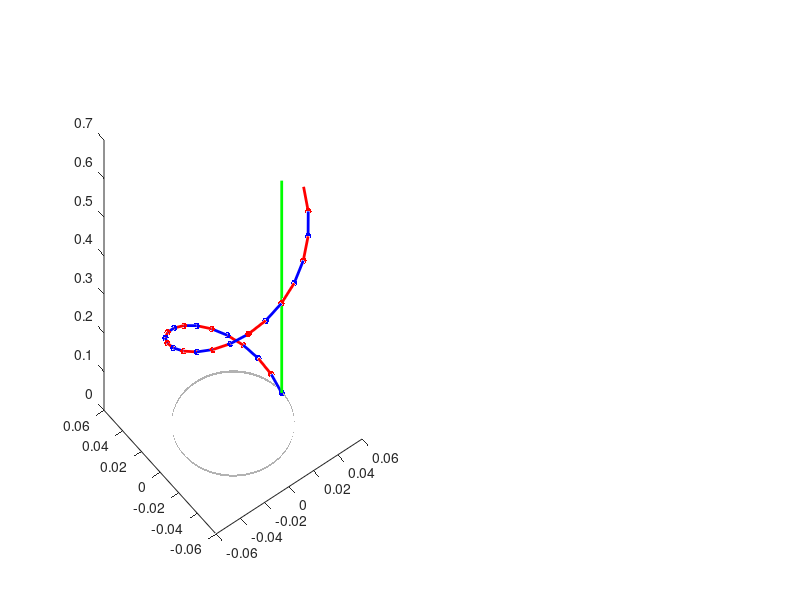

The MATLAB source for this figure: (Note: this script raises an error after producing the figure.)
close all;
clear all;
clc;

%% Initialize Input Variables

% Parameters
forearm_length = 0.55;         % length of the forearm : meters
length_wrap = forearm_length;  % length of the helical wrapping section : meters
radius_wrist = 0.04;           % radius of the forearm at the wrist : meters
radius_forearm = 0.05;         % radius of the forearm at the forearm : meters
num_elements_wrap = 25;        % number of elastic elements in the helical wrapping section
pitch = 1;                     % number of rotations around the forearm for helical wrapping
tension = 100;                 % bungee cord tension parameter
k = 50;                        % spring constant : N/m

%% Joint Positions & Cords

% Define the position of the wrist (origin point for the helix)
x_wrist = 0;                   % x-coordinate of the wrist
y_wrist = 0;                   % y-coordinate of the wrist
z_wrist = 0;                   % z-coordinate of the wrist

% Specify the starting coordinate of the helical wrapping
x_start = 0.04;                % x-coordinate of the starting point
y_start = 0;                   % y-coordinate of the starting point
z_start = 0;                   % z-coordinate of the starting point

%% Torque Calculations

% Calculate the starting angle based on the specified coordinate
start_theta = atan2(y_start - y_wrist, x_start - x_wrist);

% Calculate the theta values for the helical wrapping configuration
theta = start_theta + 2 * pi * pitch * (0:num_elements_wrap-1) / num_elements_wrap;

% Calculate the torque at each element along the forearm for the helical wrapping configuration
torque_profile_wrap = tension * ones(1, num_elements_wrap);

% Calculate the rest length for each individual segment for the helical wrapping configuration
rest_lengths_wrap = length_wrap / num_elements_wrap * ones(1, num_elements_wrap);

% Calculate the torque contribution of each spring segment for the helical wrapping configuration
segment_torques_wrap = zeros(1, num_elements_wrap);

for i = 1:num_elements_wrap
    distance = sqrt((radius_wrist + (radius_forearm - radius_wrist) * z_wrist/forearm_length - length_wrap * sin(theta(i)))^2 + (length_wrap * cos(theta(i)))^2);
    segment_torques_wrap(i) = k * (distance - rest_lengths_wrap(i));
end

% Calculate the overall bungee torque as the summation of segment torques for the helical wrapping configuration
overall_torque_wrap = sum(segment_torques_wrap);

% Calculate the energy for the helical wrapping configuration
energy_wrap = 0.5 * sum(segment_torques_wrap.^2) / k;

% Calculate the torque for the single bungee configuration
torque_single_bungee = tension * forearm_length;

% Calculate the offset of the bungee cord from the centerline of the forearm
offset_single_bungee = (radius_forearm - radius_wrist) * z_wrist / forearm_length;

% Calculate the torque contribution of the single bungee configuration
segment_torque_single = k * (offset_single_bungee - length_wrap);

% Calculate the overall bungee torque for the single bungee configuration
overall_torque_single = segment_torque_single;

% Calculate the energy for the single bungee configuration
energy_single_bungee = 0.5 * segment_torque_single^2 / k;

%% Figure 1 Plotting Functions

% Plot the forearm, wrist, and bungee cord positions
figure(1);
subplot(1,2,1);

% Plot the bungee cord segments for the helical wrapping configuration as springs
z_cord_wrap = linspace(0, length_wrap, num_elements_wrap);
colors_wrap = {'r', 'b'};  % Colors for alternating segments

for i = 1:num_elements_wrap-1
    x_cord_start = x_wrist + (radius_wrist + (radius_forearm - radius_wrist) * z_cord_wrap(i)/forearm_length) * cos(theta(i));
    y_cord_start = y_wrist + (radius_wrist + (radius_forearm - radius_wrist) * z_cord_wrap(i)/forearm_length) * sin(theta(i));
    x_cord_end = x_wrist + (radius_wrist + (radius_forearm - radius_wrist) * z_cord_wrap(i+1)/forearm_length) * cos(theta(i+1));
    y_cord_end = y_wrist + (radius_wrist + (radius_forearm - radius_wrist) * z_cord_wrap(i+1)/forearm_length) * sin(theta(i+1));
    z_cord_start = z_cord_wrap(i);
    z_cord_end = z_cord_wrap(i+1);
    
    x_segment = [x_cord_start, x_cord_end];
    y_segment = [y_cord_start, y_cord_end];
    z_segment = [z_cord_start, z_cord_end];
    
    % Alternate the colors of the bungee cord segments
    color_index = mod(i, 2) + 1;
    color_wrap = colors_wrap{color_index};
    
    plot3(x_segment, y_segment, z_segment, 'Color', color_wrap, 'LineWidth', 2); % Bungee Cord Segment (Helical Wrapping)
    hold on;
    plot3(x_cord_start, y_cord_start, z_cord_start, '.', 'Color', color_wrap, 'MarkerSize', 15); % Bungee Cord Segment (Helical Wrapping)
end

% Plot the bungee cord for the single bungee configuration (straight line)
x_cord_single = [x_wrist + (radius_wrist + (radius_forearm - radius_wrist) * z_wrist/forearm_length) * cos(start_theta), ...
                x_wrist + (radius_wrist + (radius_forearm - radius_wrist) * z_wrist/forearm_length) * cos(start_theta + 2*pi*pitch)];
y_cord_single = [y_wrist + (radius_wrist + (radius_forearm - radius_wrist) * z_wrist/forearm_length) * sin(start_theta), ...
                y_wrist + (radius_wrist + (radius_forearm - radius_wrist) * z_wrist/forearm_length) * sin(start_theta + 2*pi*pitch)];
z_cord_single = [z_wrist, z_wrist + length_wrap];

plot3(x_cord_single, y_cord_single, z_cord_single, 'g-', 'LineWidth', 2); % Bungee Cord (Single)

% Plot the physical forearm as a cylinder
z_forearm = linspace(0, forearm_length, 100);  % Z-coordinates for the cylinder
theta_forearm = linspace(0, 2 * pi, 100);  % Angles for the cylinder

% Calculate the varying radius along the forearm
radius_forearm = radius_wrist + (radius_forearm - radius_wrist) * z_forearm/forearm_length;

for i = 1:numel(z_forearm)
    x_forearm = radius_forearm(i) * cos(theta_forearm);
    y_forearm = radius_forearm(i) * sin(theta_forearm);
    z_forearm_current = z_forearm(i) * ones(size(theta_forearm));
    
    % Plot each segment of the forearm cylinder
    if i > 1
        surf([x_forearm_prev; x_forearm], [y_forearm_prev; y_forearm], [z_forearm_prev; z_forearm_current], 'FaceColor', [0.7,0.7,0.7], 'EdgeColor', 'none');
        alpha(0.5);  % Set transparency for better visibility
    end
    
    x_forearm_prev = x_forearm;
    y_forearm_prev = y_forearm;
    z_forearm_prev = z_forearm_current;
end

plot3(x_wrist, y_wrist, z_wrist, 'ro'); % Wrist
plot3([x_wrist, x_wrist], [y_wrist, y_wrist], [z_wrist, z_wrist + forearm_length], 'k-'); % Forearm
plot3(x_wrist, y_wrist, forearm_length, 'ro'); % Wrist
axis equal;
xlabel('X');
ylabel('Y');
zlabel('Z');
title('Bungee Cord Configurations on Forearm');
legend('Bungee Cord (Helical Wrapping)', 'Bungee Cord (Single)', 'Forearm', 'Wrist');
hold off;

% Plot the energy states
subplot(1,2,2);
energy_states = [energy_wrap, energy_single_bungee];
bar(1:numel(energy_states), energy_states);
xticklabels({'Helical Wrapping', 'Single Bungee'});
ylabel('Energy (J)');
title('Energy States');

% Display the overall bungee torque and energy states
disp(['Overall Bungee Torque (Helical Wrapping): ', num2str(overall_torque_wrap), ' Nm']);
disp(['Energy (Helical Wrapping): ', num2str(energy_wrap), ' J']);
disp(['Torque (Single Bungee): ', num2str(overall_torque_single), ' Nm']);
disp(['Energy (Single Bungee): ', num2str(energy_single_bungee), ' J']);

% Adjust the subplot spacing
subplot(1,2,1);
pbaspect([1 1 1]);
subplot(1,2,2);
pbaspect([1 1 1]);

set(gcf, 'Units', 'Normalized', 'OuterPosition', [0 0 1 1]);
saveas(figure(1), fullfile([pwd '\MATLAB Figures'],'ExoNET_Bungee_Wrapping_v5_Energy.png')); % save to computer

 
% %% Figure 2 Plotting Functions
% 
% % Plot the forearm, wrist, and bungee cord positions
% figure(2);
% subplot(1,2,1);
% 
% % Plot the bungee cord segments for the helical wrapping configuration as springs
% z_cord_wrap = linspace(0, length_wrap, num_elements_wrap);
% colors_wrap = {'r', 'b'};  % Colors for alternating segments
% 
% for i = 1:num_elements_wrap-1
%     x_cord_start = x_wrist + (radius_wrist + (radius_forearm - radius_wrist) * z_cord_wrap(i)/forearm_length) * cos(theta(i));
%     y_cord_start = y_wrist + (radius_wrist + (radius_forearm - radius_wrist) * z_cord_wrap(i)/forearm_length) * sin(theta(i));
%     x_cord_end = x_wrist + (radius_wrist + (radius_forearm - radius_wrist) * z_cord_wrap(i+1)/forearm_length) * cos(theta(i+1));
%     y_cord_end = y_wrist + (radius_wrist + (radius_forearm - radius_wrist) * z_cord_wrap(i+1)/forearm_length) * sin(theta(i+1));
%     z_cord_start = z_cord_wrap(i);
%     z_cord_end = z_cord_wrap(i+1);
%     
%     x_segment = [x_cord_start, x_cord_end];
%     y_segment = [y_cord_start, y_cord_end];
%     z_segment = [z_cord_start, z_cord_end];
%     
%     % Alternate the colors of the bungee cord segments
%     color_index = mod(i, 2) + 1;
%     color_wrap = colors_wrap{color_index};
%     
%     plot3(x_segment, y_segment, z_segment, 'Color', color_wrap, 'LineWidth', 2); % Bungee Cord Segment (Helical Wrapping)
%     hold on;
%     plot3(x_cord_start, y_cord_start, z_cord_start, '.', 'Color', color_wrap, 'MarkerSize', 15); % Bungee Cord Segment (Helical Wrapping)
% end
% 
% % Plot the physical forearm as a cylinder
% z_forearm = linspace(0, forearm_length, 100);  % Z-coordinates for the cylinder
% theta_forearm = linspace(0, 2 * pi, 100);  % Angles for the cylinder
% 
% % Calculate the varying radius along the forearm
% radius_forearm = radius_wrist + (radius_forearm - radius_wrist) * z_forearm/forearm_length;
% 
% for i = 1:numel(z_forearm)
%     x_forearm = radius_forearm(i) * cos(theta_forearm);
%     y_forearm = radius_forearm(i) * sin(theta_forearm);
%     z_forearm_current = z_forearm(i) * ones(size(theta_forearm));
%     
%     % Plot each segment of the forearm cylinder
%     if i > 1
%         surf([x_forearm_prev; x_forearm], [y_forearm_prev; y_forearm], [z_forearm_prev; z_forearm_current], 'FaceColor', [0.7,0.7,0.7], 'EdgeColor', 'none');
%         alpha(0.5);  % Set transparency for better visibility
%     end
%     
%     x_forearm_prev = x_forearm;
%     y_forearm_prev = y_forearm;
%     z_forearm_prev = z_forearm_current;
% end
% 
% plot3(x_wrist, y_wrist, z_wrist, 'ro'); % Wrist
% plot3([x_wrist, x_wrist], [y_wrist, y_wrist], [z_wrist, z_wrist + forearm_length], 'k-'); % Forearm
% plot3(x_wrist, y_wrist, forearm_length, 'ro'); % Wrist
% axis equal;
% xlabel('X');
% ylabel('Y');
% zlabel('Z');
% title('Bungee Cord on Forearm');
% legend('Bungee Cord (Helical Wrapping)', 'Forearm', 'Wrist');
% hold off;
% 
% % Plot the bungee torque profile
% subplot(1,2,2);
% plot(1:num_elements_wrap, segment_torques_wrap, 'b.-');
% xlabel('Element');
% ylabel('Segment Torque (Nm)');
% title('Bungee Segment Torque Profile');
% 
% % Display overall bungee torque
% disp(['Overall Bungee Torque: ', num2str(overall_torque_wrap), ' Nm']);
% 
% % Adjust the subplot spacing
% subplot(1,2,1);
% pbaspect([1 1 1]);
% subplot(1,2,2);
% pbaspect([1 1 1]);
% 
% set(gcf, 'Units', 'Normalized', 'OuterPosition', [0 0 1 1]);
% saveas(figure(2), fullfile([pwd '\MATLAB Figures'],'ExoNET_Bungee_Wrapping_v5_Torque.png')); % save to computer
